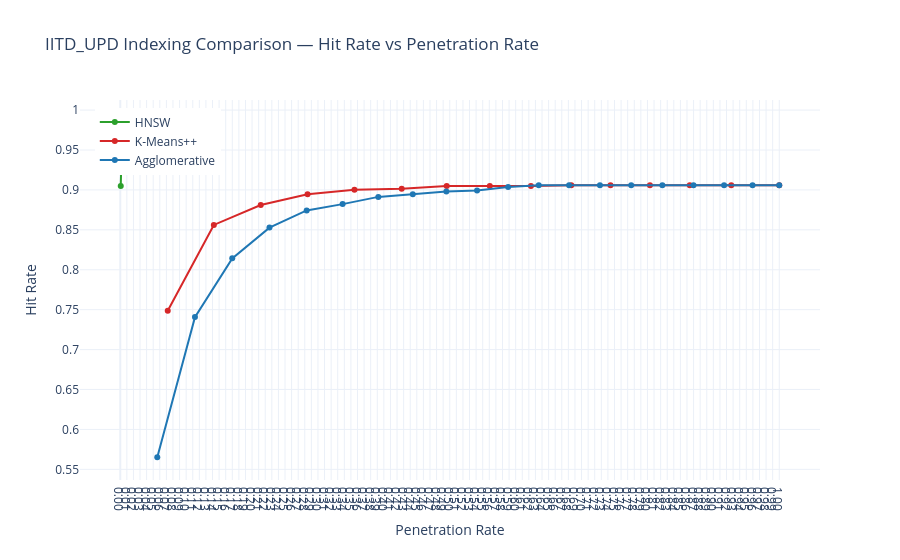

The code cell stored with this chart in its notebook:
### Code cell
import os
import numpy as np
import random
import faiss
from sklearn.cluster import KMeans, AgglomerativeClustering
import plotly.graph_objects as go
import warnings

warnings.filterwarnings('ignore', category=UserWarning, module='sklearn')


# ------------------------------------------------------------
# 1. Load IITD_UPD Templates with 70:30 Split per Subject
# ------------------------------------------------------------
def load_iitd_upd_templates(root_folder, seed=42, split_ratio=0.7):
    random.seed(seed)
    index_vectors, index_labels, query_vectors, query_labels = [], [], [], []

    subject_folders = sorted(
        [d for d in os.listdir(root_folder) if os.path.isdir(os.path.join(root_folder, d))]
    )

    for subject in subject_folders:
        subject_path = os.path.join(root_folder, subject)
        files = sorted([f for f in os.listdir(subject_path) if f.endswith('.npy')])

        if len(files) == 0:
            continue

        random.shuffle(files)
        split_point = max(1, int(len(files) * split_ratio))
        index_files = files[:split_point]
        query_files = files[split_point:]

        for f in index_files:
            vec = np.load(os.path.join(subject_path, f)).astype('float32').flatten()
            index_vectors.append(vec)
            index_labels.append(subject)

        for f in query_files:
            vec = np.load(os.path.join(subject_path, f)).astype('float32').flatten()
            query_vectors.append(vec)
            query_labels.append(subject)

    print(f"✅ Loaded {len(index_labels)} index and {len(query_labels)} query samples "
          f"from {len(subject_folders)} subjects.")
    return (
        np.vstack(index_vectors),
        np.array(index_labels),
        np.vstack(query_vectors),
        np.array(query_labels)
    )


# ------------------------------------------------------------
# 2. Build HNSW Index
# ------------------------------------------------------------
def build_hnsw_index(vectors, dim, M=16, efConstruction=200, efSearch=20):
    index = faiss.IndexHNSWFlat(dim, M)
    index.hnsw.efConstruction = efConstruction
    index.hnsw.efSearch = efSearch
    index.add(vectors)
    return index


# ------------------------------------------------------------
# 3. Build KMeans / Agglomerative Index Tables
# ------------------------------------------------------------
def build_kmeans_index(gallery_features, n_clusters):
    kmeans = KMeans(n_clusters=n_clusters, random_state=42, n_init=10)
    cluster_assignments = kmeans.fit_predict(gallery_features)
    index_table = {i: np.where(cluster_assignments == i)[0] for i in range(n_clusters)}
    return index_table, kmeans.cluster_centers_

def build_agglomerative_index(gallery_features, n_clusters):
    agg = AgglomerativeClustering(n_clusters=n_clusters, metric='euclidean', linkage='ward')
    cluster_assignments = agg.fit_predict(gallery_features)
    index_table = {i: np.where(cluster_assignments == i)[0] for i in range(n_clusters)}
    return index_table


# ------------------------------------------------------------
# 4. Evaluate Retrieval Performance
# ------------------------------------------------------------
def evaluate_hnsw_hit_rate(index, index_labels, query_vectors, query_labels, k_max=50):
    total_indexed = len(index_labels)
    total_queries = len(query_labels)
    distances, indices = index.search(query_vectors, k=k_max)
    predicted_labels = index_labels[indices]
    results = {'penetration_rates': [], 'hit_rates': []}

    for k in range(1, k_max + 1):
        hits = sum(query_labels[i] in predicted_labels[i, :k] for i in range(total_queries))
        hit_rate = hits / total_queries
        penetration = k / total_indexed
        results['hit_rates'].append(hit_rate)
        results['penetration_rates'].append(penetration)
    return results


def evaluate_cluster_index(probe_features, probe_labels, gallery_features, gallery_labels,
                           index_table, cluster_centers=None):
    n_clusters = len(index_table)
    total_gallery = len(gallery_features)
    results = {'penetration_rates': [], 'hit_rates': []}

    for n_search in range(1, n_clusters + 1):
        total_hits = 0
        total_candidates = 0
        for i, q in enumerate(probe_features):
            true_label = probe_labels[i]
            if cluster_centers is not None:
                dists = np.linalg.norm(cluster_centers - q, axis=1)
            else:
                dists = np.array([
                    np.linalg.norm(gallery_features[idxs] - q, axis=1).mean()
                    for idxs in index_table.values()
                ])
            nearest_clusters = np.argsort(dists)[:n_search]
            candidate_indices = np.concatenate([index_table[c] for c in nearest_clusters])
            total_candidates += len(candidate_indices)
            if len(candidate_indices) > 0:
                cand_labels = gallery_labels[candidate_indices]
                pred_label = cand_labels[np.argmin(np.linalg.norm(
                    gallery_features[candidate_indices] - q, axis=1))]
                if pred_label == true_label:
                    total_hits += 1
        hit_rate = total_hits / len(probe_features)
        penetration = (total_candidates / len(probe_features)) / total_gallery
        results['hit_rates'].append(hit_rate)
        results['penetration_rates'].append(penetration)
    return results


# ------------------------------------------------------------
# 5. Plot Comparison
# ------------------------------------------------------------
def plot_performance_curves(results_dict, title):
    fig = go.Figure()
    colors = {'HNSW': '#2ca02c', 'K-Means++': '#d62728', 'Agglomerative': '#1f77b4'}
    for method, results in results_dict.items():
        fig.add_trace(go.Scatter(
            x=results['penetration_rates'],
            y=results['hit_rates'],
            mode='lines+markers',
            name=method,
            line=dict(width=2, color=colors.get(method)),
            marker=dict(size=6)
        ))

    fig.update_layout(
        title=f"IITD_UPD Indexing Comparison — {title}",
        xaxis_title="Penetration Rate",
        yaxis_title="Hit Rate",
        xaxis=dict(tickvals=[i / 100 for i in range(0, 101, 1)],
                   ticktext=[f"{i/100:.2f}" for i in range(0, 101, 1)]),
        template="plotly_white",
        hovermode="x unified",
        legend=dict(x=0.02, y=0.98)
    )
    fig.show()


# ------------------------------------------------------------
# 6. Main Workflow
# ------------------------------------------------------------
def main():
    data_folder = "IITD_UPD"
    efSearch = 20
    k_max = 50
    N_CLUSTERS_KMEANS = 15
    N_CLUSTERS_AGG = 20

    index_x, index_y, query_x, query_y = load_iitd_upd_templates(data_folder)
    dim = index_x.shape[1]

    print(f"\nBuilding indexes and evaluating on dim={dim} feature vectors...")

    # --- HNSW ---
    hnsw_index = build_hnsw_index(index_x, dim, efSearch=efSearch)
    hnsw_results = evaluate_hnsw_hit_rate(hnsw_index, index_y, query_x, query_y, k_max=k_max)

    # --- KMeans ---
    kmeans_index, kmeans_centers = build_kmeans_index(index_x, n_clusters=N_CLUSTERS_KMEANS)
    kmeans_results = evaluate_cluster_index(query_x, query_y, index_x, index_y,
                                            kmeans_index, kmeans_centers)

    # --- Agglomerative ---
    agg_index = build_agglomerative_index(index_x, n_clusters=N_CLUSTERS_AGG)
    agg_results = evaluate_cluster_index(query_x, query_y, index_x, index_y, agg_index)

    # --- Plot ---
    plot_performance_curves({
        'HNSW': hnsw_results,
        'K-Means++': kmeans_results,
        'Agglomerative': agg_results
    }, "Hit Rate vs Penetration Rate")


if __name__ == "__main__":
    main()

### Figure 1 — Plotly figure (JSON) as saved in the notebook; plotly's stock layout.template omitted (floating-point values rounded to 4 significant figures)
{"data": [{"line": {"color": "#2ca02c", "width": 2}, "marker": {"size": 6}, "mode": "lines+markers", "name": "HNSW", "type": "scatter", "x": [0.0007369, 0.001474, 0.002211, 0.002948, 0.003685, 0.004422, 0.005158, 0.005895, 0.006632, 0.007369, 0.008106, 0.008843, 0.00958, 0.01032, 0.01105, 0.01179, 0.01253, 0.01326, 0.014, 0.01474, 0.01548, 0.01621, 0.01695, 0.01769, 0.01842, 0.01916, 0.0199, 0.02063, 0.02137, 0.02211, 0.02284, 0.02358, 0.02432, 0.02506, 0.02579, 0.02653, 0.02727, 0.028, 0.02874, 0.02948, 0.03021, 0.03095, 0.03169, 0.03242, 0.03316, 0.0339, 0.03464, 0.03537, 0.03611, 0.03685], "y": [0.9049, 0.9434, 0.9524, 0.9581, 0.9615, 0.9683, 0.9706, 0.9717, 0.9728, 0.9728, 0.974, 0.9751, 0.9762, 0.9762, 0.9785, 0.9785, 0.9785, 0.9785, 0.9785, 0.9785, 0.9796, 0.9796, 0.9796, 0.9796, 0.9796, 0.9796, 0.9796, 0.9796, 0.9796, 0.9796, 0.9796, 0.9807, 0.9819, 0.9819, 0.983, 0.983, 0.9841, 0.9841, 0.9841, 0.9841, 0.9841, 0.9841, 0.9841, 0.9841, 0.9841, 0.9841, 0.9841, 0.9841, 0.9841, 0.9841]}, {"line": {"color": "#d62728", "width": 2}, "marker": {"size": 6}, "mode": "lines+markers", "name": "K-Means++", "type": "scatter", "x": [0.07205, 0.142, 0.2131, 0.2843, 0.3553, 0.4271, 0.4954, 0.5608, 0.6232, 0.6844, 0.7439, 0.8038, 0.8642, 0.9272, 1], "y": [0.7486, 0.8562, 0.8811, 0.8947, 0.9003, 0.9015, 0.9049, 0.9049, 0.9049, 0.906, 0.906, 0.906, 0.906, 0.906, 0.906]}, {"line": {"color": "#1f77b4", "width": 2}, "marker": {"size": 6}, "mode": "lines+markers", "name": "Agglomerative", "type": "scatter", "x": [0.05617, 0.1134, 0.1699, 0.2264, 0.2829, 0.3374, 0.3916, 0.444, 0.4948, 0.5415, 0.5886, 0.635, 0.6811, 0.7279, 0.7753, 0.8226, 0.8699, 0.9163, 0.9595, 1], "y": [0.5651, 0.7407, 0.8143, 0.8528, 0.8743, 0.8822, 0.8913, 0.8947, 0.8981, 0.8992, 0.9037, 0.906, 0.906, 0.906, 0.906, 0.906, 0.906, 0.906, 0.906, 0.906]}], "layout": {"hovermode": "x unified", "legend": {"x": 0.02, "y": 0.98}, "title": {"text": "IITD_UPD Indexing Comparison — Hit Rate vs Penetration Rate"}, "xaxis": {"ticktext": ["0.00", "0.01", "0.02", "0.03", "0.04", "0.05", "0.06", "0.07", "0.08", "0.09", "0.10", "0.11", "0.12", "0.13", "0.14", "0.15", "0.16", "0.17", "0.18", "0.19", "0.20", "0.21", "0.22", "0.23", "0.24", "0.25", "0.26", "0.27", "0.28", "0.29", "0.30", "0.31", "0.32", "0.33", "0.34", "0.35", "0.36", "0.37", "0.38", "0.39", "0.40", "0.41", "0.42", "0.43", "0.44", "0.45", "0.46", "0.47", "0.48", "0.49", "0.50", "0.51", "0.52", "0.53", "0.54", "0.55", "0.56", "0.57", "0.58", "0.59", "0.60", "0.61", "0.62", "0.63", "0.64", "0.65", "0.66", "0.67", "0.68", "0.69", "0.70", "0.71", "0.72", "0.73", "0.74", "0.75", "0.76", "0.77", "0.78", "0.79", "0.80", "0.81", "0.82", "0.83", "0.84", "0.85", "0.86", "0.87", "0.88", "0.89", "0.90", "0.91", "0.92", "0.93", "0.94", "0.95", "0.96", "0.97", "0.98", "0.99", "1.00"], "tickvals": [0, 0.01, 0.02, 0.03, 0.04, 0.05, 0.06, 0.07, 0.08, 0.09, 0.1, 0.11, 0.12, 0.13, 0.14, 0.15, 0.16, 0.17, 0.18, 0.19, 0.2, 0.21, 0.22, 0.23, 0.24, 0.25, 0.26, 0.27, 0.28, 0.29, 0.3, 0.31, 0.32, 0.33, 0.34, 0.35, 0.36, 0.37, 0.38, 0.39, 0.4, 0.41, 0.42, 0.43, 0.44, 0.45, 0.46, 0.47, 0.48, 0.49, 0.5, 0.51, 0.52, 0.53, 0.54, 0.55, 0.56, 0.57, 0.58, 0.59, 0.6, 0.61, 0.62, 0.63, 0.64, 0.65, 0.66, 0.67, 0.68, 0.69, 0.7, 0.71, 0.72, 0.73, 0.74, 0.75, 0.76, 0.77, 0.78, 0.79, 0.8, 0.81, 0.82, 0.83, 0.84, 0.85, 0.86, 0.87, 0.88, 0.89, 0.9, 0.91, 0.92, 0.93, 0.94, 0.95, 0.96, 0.97, 0.98, 0.99, 1], "title": {"text": "Penetration Rate"}}, "yaxis": {"title": {"text": "Hit Rate"}}}}
